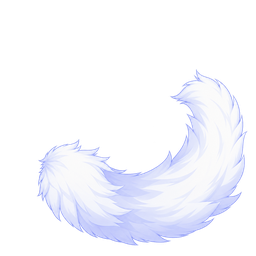
#> input picture assets/ciel/generated/tail/source.png, 256 x 256 px, shrunk from 1254 x 1254 before the run
$ python peel-compare.py ../../assets/ciel/generated/tail/source.png ../../assets/ciel/generated/tail/source.png ../../assets/ciel/generated/tail/source.png 1.0
#> lines starting #> are read from the running program, lines starting #| are printed output that depends on the picture
# -*- coding: utf-8 -*-
"""「パーツを消した絵」を元の絵に重ね合わせ、消えたパーツのレイヤーを取り出す（パーツを剥がす方式、計画書 8.1）。

1. 消した絵を、元の絵に重なるように、拡大縮小と移動で合わせる（大半の画素が変わっていない前提で、差の中央値が最小になる所）。
2. 差の大きい範囲（変わった所）を求める。変わっていない所の差（RMS）が小さいほど、消した絵は元の絵に忠実。
3. 変わった所の、元の絵の画素 → 消えたパーツのレイヤー。変わった所の、消した絵の画素 → 下の描き足し。
4. 下の描き足しの上にレイヤーを重ね直した絵と、元の絵との差を出す（正面の見た目が元どおりかの確認）。

実行  python -I scripts/live2d/peel-compare.py 元の絵.png 消した絵.png 出力の接頭辞 [しきい値=24]
出力  <接頭辞>-layer.png（取り出したパーツ、透明）、-under.png（位置を合わせた消した絵）、-mask.png、-check.png（並べた確認図）、.json
"""
import json
import sys

import numpy as np
from PIL import Image


def load_rgb(p, size=None):
    im = Image.open(p).convert('RGBA')
#> im is the input picture: PIL image 256x256 RGBA; mean R, G, B, A 66.2, 67.5, 75.5, 70.6
    bg = Image.new('RGBA', im.size, (255, 255, 255, 255))
#> bg: PIL image 256x256 RGBA; every value is 255
    bg.alpha_composite(im)
    im = bg.convert('RGB')
#> im: PIL image 256x256 RGB
    if size and im.size != size:
        im = im.resize(size, Image.LANCZOS)
    return np.asarray(im).astype(np.float32)


def warp(img, s, dx, dy):
    """出力の画素 (x, y) ← 入力の ((x - cx - dx)/s + cx, (y - cy - dy)/s + cy)。双線形。"""
    h, w = img.shape[:2]
    cy, cx = (h - 1) / 2, (w - 1) / 2
    ys, xs = np.mgrid[0:h, 0:w].astype(np.float32)
    u = (xs - cx - dx) / s + cx
    v = (ys - cy - dy) / s + cy
    u = np.clip(u, 0, w - 1.001)
    v = np.clip(v, 0, h - 1.001)
    x0 = u.astype(np.int32)
    y0 = v.astype(np.int32)
    fx = (u - x0)[..., None]
    fy = (v - y0)[..., None]
    return (img[y0, x0] * (1 - fx) * (1 - fy) + img[y0, x0 + 1] * fx * (1 - fy)
            + img[y0 + 1, x0] * (1 - fx) * fy + img[y0 + 1, x0 + 1] * fx * fy)


def score(a, b, step=4):
    d = np.abs(a[::step, ::step] - b[::step, ::step]).sum(-1)
    return float(np.median(d)), float(np.mean(np.minimum(d, 60)))


def main():
    orig_p, edit_p, out = sys.argv[1:4]
    thr = float(sys.argv[4]) if len(sys.argv) > 4 else 24.0
    a = load_rgb(orig_p)
    h, w = a.shape[:2]
#> h = 256; w = 256
    b = load_rgb(edit_p, (w, h))
    # 粗い探索は 1/4 に縮めた画像で、細かい探索は 1/2 で行う（全画素で何百回も変形すると遅い）
    def small(x, k):
#> called with k = 4
        hh, ww = x.shape[0] // k * k, x.shape[1] // k * k
#> hh = 256; ww = 256
        return x[:hh, :ww].reshape(hh // k, k, ww // k, k, 3).mean((1, 3))
#> returned value: shape (64, 64, 3) float32
    a4, b4, a2, b2 = small(a, 4), small(b, 4), small(a, 2), small(b, 2)
    best = (1e9, 1.0, 0.0, 0.0)
    for s in np.linspace(0.97, 1.03, 7):
        for dx in range(-24, 25, 4):
            for dy in range(-24, 25, 4):
                c = score(a4, warp(b4, s, dx / 4, dy / 4), 1)[1]
                if c < best[0]:
                    best = (c, s, dx, dy)
#> this loop made 7 passes
#> pass 1, in score, `d = np.abs(a[::step, ::step] - b[::step, ::step]).sum(-1)`:
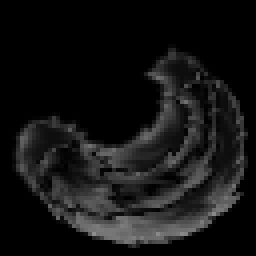
#> d: shape (64, 64) float64 (shown 4 times larger); min 0, max 142.3, mean 20
#> pass 1, in warp (call 2), `ys, xs = np.mgrid[0:h, 0:w].astype(np.float32)`:
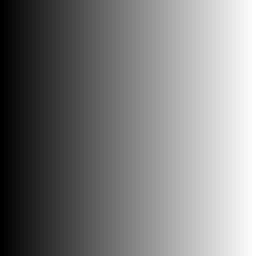
#> xs: shape (64, 64) float32 (shown 4 times larger); min 0, max 63, mean 31.5; drawn with min black and max white
    _, s0, x0, y0 = best
    best = (1e9, s0, x0, y0)
    for s in np.linspace(s0 - 0.006, s0 + 0.006, 5):
        for dx in np.arange(x0 - 4, x0 + 4.1, 1):
            for dy in np.arange(y0 - 4, y0 + 4.1, 1):
                c = score(a2, warp(b2, s, dx / 2, dy / 2), 1)[1]
                if c < best[0]:
                    best = (c, s, dx, dy)
#> this loop made 5 passes
#> pass 1, in warp (call 1184), `u = (xs - cx - dx) / s + cx`:
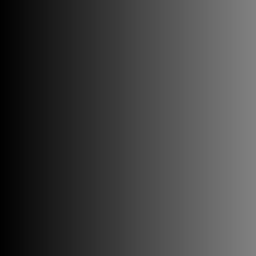
#> u: shape (128, 128) float32 (shown 2 times larger); min 1.63, max 129.4, mean 65.5
#> pass 1, in warp (call 1184), `v = (ys - cy - dy) / s + cy`:
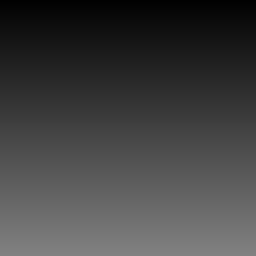
#> v: shape (128, 128) float32 (shown 2 times larger); min 1.63, max 129.4, mean 65.5
    _, s, dx, dy = best
    bw = warp(b, s, dx, dy)
    d = np.abs(a - bw).sum(-1)
#> d: shape (256, 256) float64; every value is 0
    # 変わった所：差が大きい画素を、少し太らせて穴を埋める（ゆるい形態処理）
    m = d > thr
#> m: shape (256, 256) bool; every value is 0
    for _ in range(3):
        p = np.pad(m, 1)
        m = p[1:-1, 1:-1] | p[:-2, 1:-1] | p[2:, 1:-1] | p[1:-1, :-2] | p[1:-1, 2:]
    for _ in range(3):
        p = np.pad(m, 1, constant_values=True)
        m = p[1:-1, 1:-1] & p[:-2, 1:-1] & p[2:, 1:-1] & p[1:-1, :-2] & p[1:-1, 2:]
#> this loop made 3 passes
#> pass 1, in main, `p = np.pad(m, 1, constant_values=True)`:
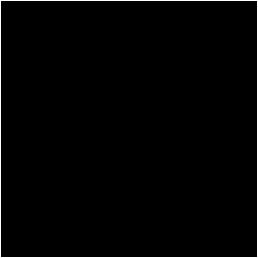
#> p: shape (258, 258) bool; 1.5% white in thin lines or dots
    unchanged = ~m
#> unchanged: shape (256, 256) bool; every value is 1
    rms_un = float(np.sqrt(np.mean(((a - bw) ** 2)[unchanged]))) if unchanged.any() else -1
    # 取り出したレイヤーと、重ね直し
    alpha = m.astype(np.float32)
#> alpha: shape (256, 256) float32; every value is 0
    layer = np.concatenate([a, alpha[..., None] * 255], -1)
    recompose = bw * (1 - alpha[..., None]) + a * alpha[..., None]
    rms_all = float(np.sqrt(np.mean((recompose - a) ** 2)))
    Image.fromarray(layer.astype(np.uint8), 'RGBA').save(out + '-layer.png')
    Image.fromarray(np.clip(bw, 0, 255).astype(np.uint8)).save(out + '-under.png')
    Image.fromarray((m * 255).astype(np.uint8)).save(out + '-mask.png')
    # 確認図：元 | 消した絵（合わせた後） | 差（変わっていない所の差を強調） | 取り出したレイヤー（暗い背景）
    diffv = np.clip(d * 3, 0, 255)
    diffv = np.stack([diffv, diffv * unchanged, diffv * unchanged], -1)
#> diffv: shape (256, 256, 3) float64; every value is 0
    lay = a * alpha[..., None] + np.array([64, 72, 104], np.float32) * (1 - alpha[..., None])
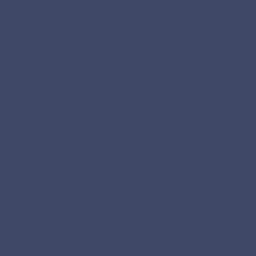
#> lay: shape (256, 256, 3) float32; mean of channels 0, 1, 2 64, 72, 104; drawn as R, G, B
    sheet = np.concatenate([a, bw, diffv, lay], 1)
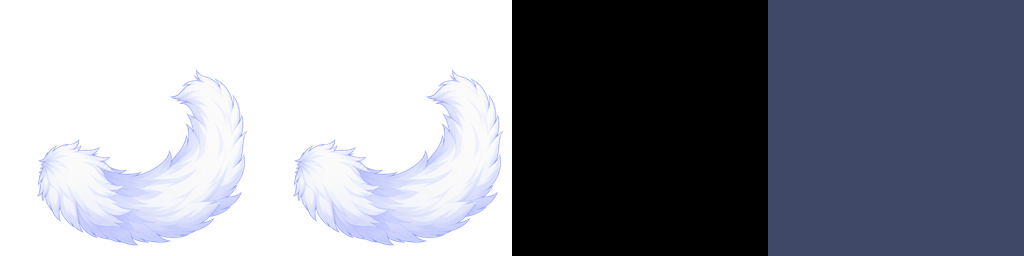
#> sheet: shape (256, 1024, 3) float64; mean of channels 0, 1, 2 139.5, 142, 152.9; drawn as R, G, B
    Image.fromarray(np.clip(sheet, 0, 255).astype(np.uint8)).resize((sheet.shape[1] // 2, sheet.shape[0] // 2), Image.LANCZOS).save(out + '-check.png')
    info = dict(original=orig_p, edited=edit_p, scale=float(s), shift=[float(dx), float(dy)],
                changed_ratio=float(m.mean()), rms_unchanged=rms_un, rms_recompose=rms_all, threshold=thr)
    json.dump(info, open(out + '.json', 'w', encoding='utf-8'), indent=1, ensure_ascii=False)
    print('PEEL_COMPARE_DONE scale=%.4f shift=(%.1f,%.1f) changed=%.1f%% rms_unchanged=%.2f' % (s, dx, dy, 100 * m.mean(), rms_un))
#| PEEL_COMPARE_DONE scale=1.0000 shift=(0.0,0.0) changed=0.0% rms_unchanged=0.00


if __name__ == '__main__':
    main()
